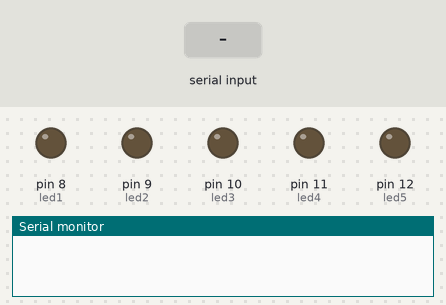
A sketch run on a simulated Arduino Uno, built with avr-gcc and run on an emulated ATmega328P. Shown: output pins drawn as LEDs (lit = HIGH), the last lines printed to the serial monitor. The inputs (shaded band) are chosen by the test bench.

Above: at 1.2 s.
1.3 s: "90,45\n" received over Serial
At 2.6 s:
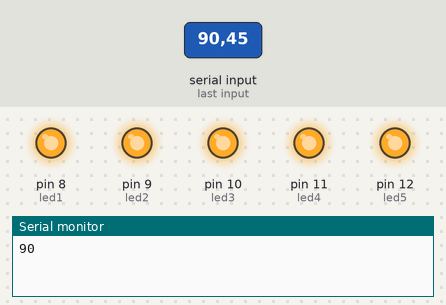
3.8 s: "30,150\n" received over Serial
At 5.8 s:
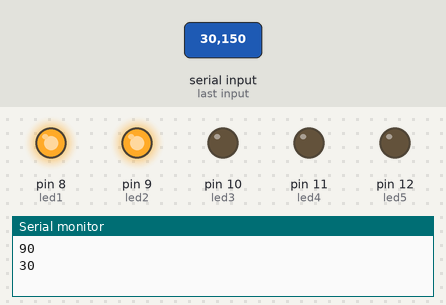
6.3 s: "5\n" received over Serial
At 8.5 s:
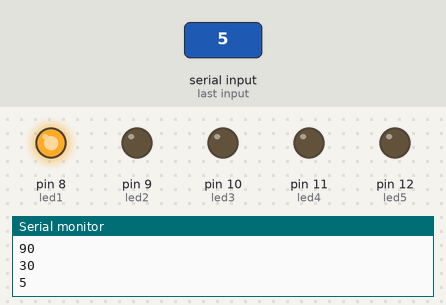
8.8 s: "0\n" received over Serial
At 10.6 s:
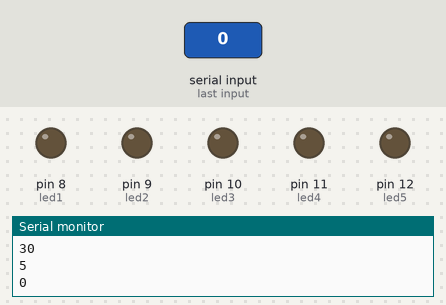
11.3 s: "90\n" received over Serial
At 13.7 s:
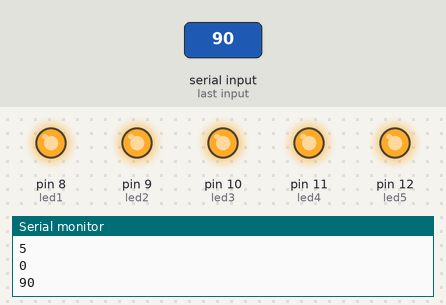
Timing chart, 0 to 14.8 s (numbered marks = the images above; inputs shaded):
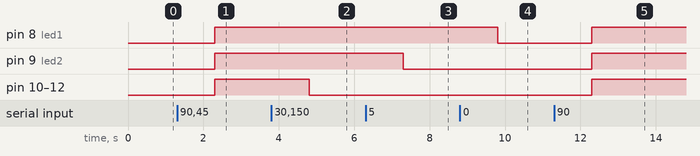

The sketch:

5ledArduino.ino
```cpp
#include <Arduino.h>
int valor = 0;
int led1 = 8;
int led2 = 9;
int led3 = 10;
int led4 = 11;
int led5 = 12;

void setup()
{
  Serial.begin(9600);
  pinMode(led1,OUTPUT);
  pinMode(led2,OUTPUT);
  pinMode(led3,OUTPUT);
  pinMode(led4,OUTPUT);
  pinMode(led5,OUTPUT);
}

void loop() {
  while(!Serial.available()){}

  valor = Serial.readString().toInt();
  Serial.println(valor);
  if(valor==0)
  {
    digitalWrite(led1,LOW);
    digitalWrite(led2,LOW);
    digitalWrite(led3,LOW);
    digitalWrite(led4,LOW);
    digitalWrite(led5,LOW);
  }else
  if(valor <= 20)
  {
    digitalWrite(led1,HIGH);
    digitalWrite(led2,LOW);
    digitalWrite(led3,LOW);
    digitalWrite(led4,LOW);
    digitalWrite(led5,LOW);
  }else
  if(valor <= 40)
  {
    digitalWrite(led1,HIGH);
    digitalWrite(led2,HIGH);
    digitalWrite(led3,LOW);
    digitalWrite(led4,LOW);
    digitalWrite(led5,LOW);
  }else
  if(valor <= 60)
  {
    digitalWrite(led1,HIGH);
    digitalWrite(led2,HIGH);
    digitalWrite(led3,HIGH);
    digitalWrite(led4,LOW);
    digitalWrite(led5,LOW);
  }else
  if(valor <= 80)
  {
    digitalWrite(led1,HIGH);
    digitalWrite(led2,HIGH);
    digitalWrite(led3,HIGH);
    digitalWrite(led4,HIGH);
    digitalWrite(led5,LOW);
  }else
  {
    digitalWrite(led1,HIGH);
    digitalWrite(led2,HIGH);
    digitalWrite(led3,HIGH);
    digitalWrite(led4,HIGH);
    digitalWrite(led5,HIGH);
  }
}
```

Measured:
- after the input at 1.3 s, pin 8 (led1), pin 9 (led2), pin 10 (led3), pin 11 (led4), pin 12 (led5): LOW → HIGH after 1.0 s
- after the input at 3.8 s, pin 10 (led3), pin 11 (led4), pin 12 (led5): HIGH → LOW after 1.0 s
- after the input at 6.3 s, pin 9 (led2): HIGH → LOW after 1.0 s
- after the input at 8.8 s, pin 8 (led1): HIGH → LOW after 1.0 s
- after the input at 11.3 s, pin 8 (led1), pin 9 (led2), pin 10 (led3), pin 11 (led4), pin 12 (led5): LOW → HIGH after 1.0 s
